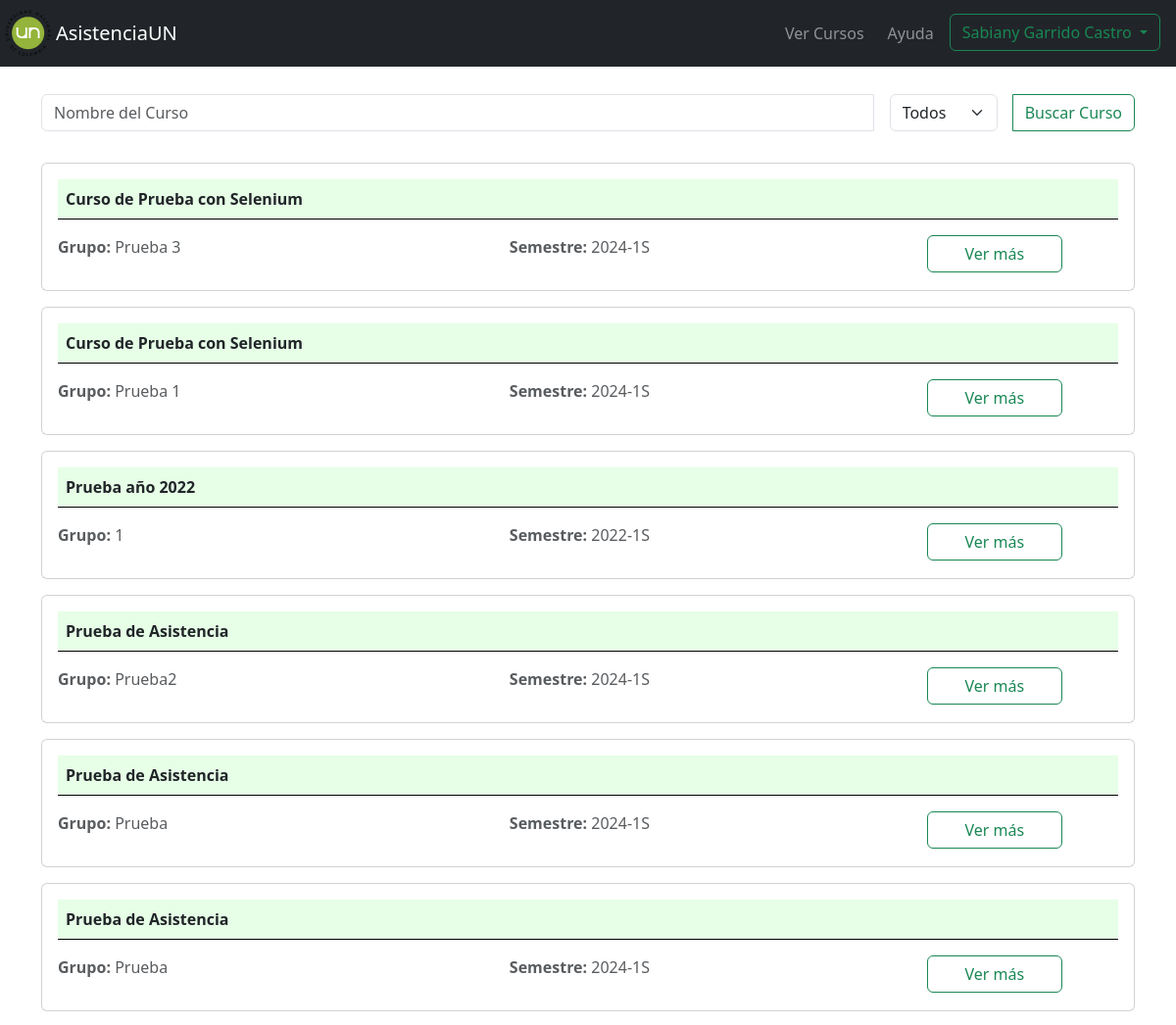
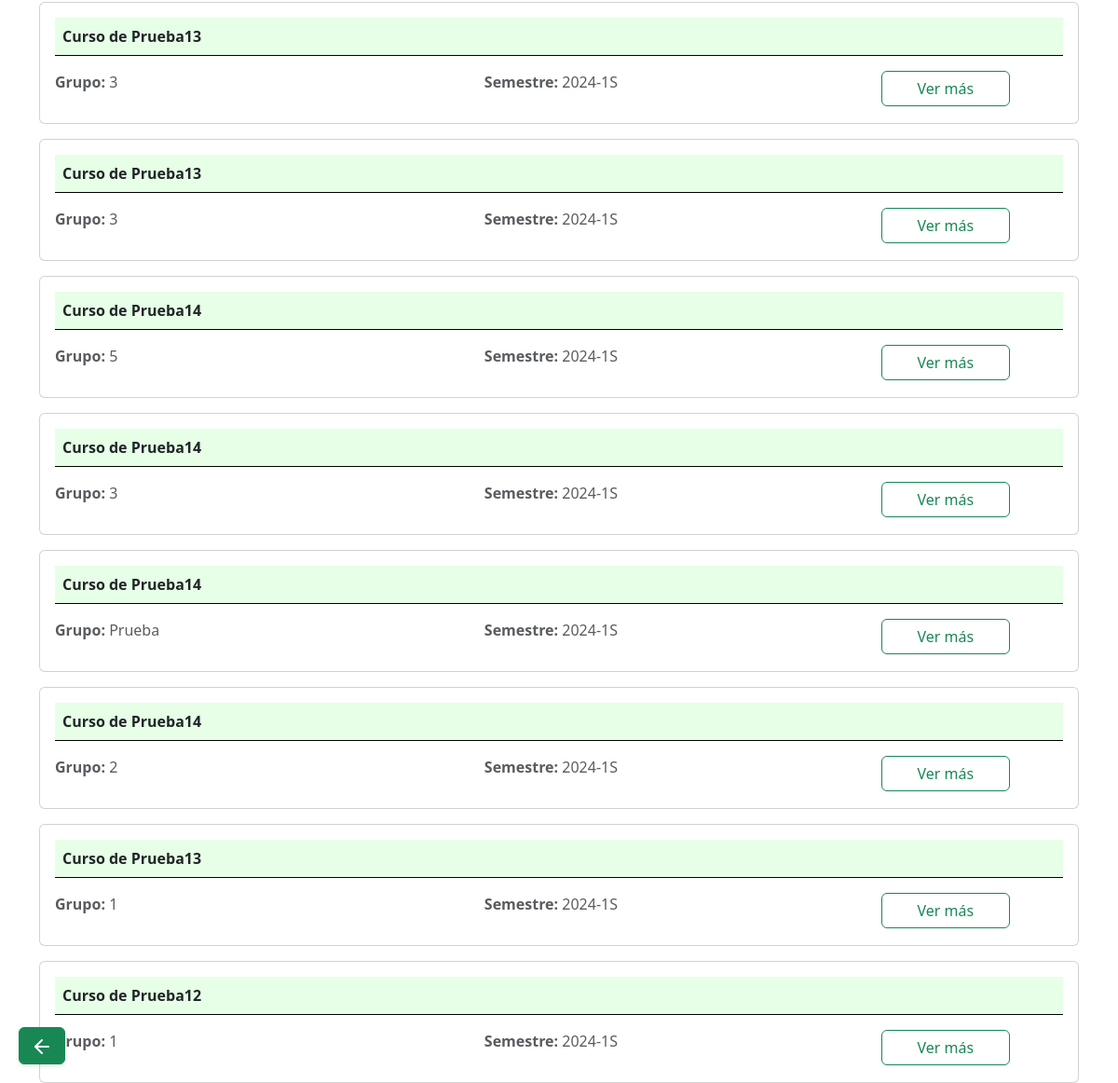
Page /listar_grupos_estudiantes/ (signed in) on the committed database (2 pictures, top to bottom).
### myapp/models.py (models this page shows)
class Estudiantes(models.Model):
    user = models.OneToOneField(User, on_delete=models.CASCADE,null=True)
    documento_estudiante = models.CharField(max_length=20, null=False)
    nombres_estudiante = models.CharField(max_length=100, null=False)
    apellidos_estudiante = models.CharField(max_length=100, null=False)
    plan_estudio = models.ForeignKey(PlanesEstudio, on_delete=models.CASCADE, null=True)

class Grupos(models.Model):
    id_grupo = models.AutoField(primary_key=True)
    nombre_grupo = models.CharField(max_length=50, null=False)
    curso_grupo = models.ForeignKey(Cursos, on_delete=models.CASCADE)
    estudiantes_grupo = models.ManyToManyField(Estudiantes, through='Inscripcion')

class Cursos(models.Model):
    id_curso = models.AutoField(primary_key=True)
    nombre_curso = models.CharField(max_length=100, null=False)
    anio_curso = models.IntegerField(null=False)
    semestre_curso = models.CharField(max_length=2, null=False, choices=[('1S', '1S'), ('2S', '2S')])
    fecha_creacion_curso = models.DateTimeField(auto_now_add=True)
    profesor_curso = models.ForeignKey(Profesores, on_delete=models.CASCADE)

### myapp/views.py (the view, shortened to what this page needs)
# urls.py: path('listar_grupos_estudiantes/', views.listar_grupos_estudiantes, name='listar_grupos_estudiantes'),
@login_required
def listar_grupos_estudiantes(request):
    if  'estudiante_id' in request.session:
        estudiante = Estudiantes.objects.get(id=request.session['estudiante_id'])
        grupos = Grupos.objects.filter(estudiantes_grupo=estudiante).order_by('-id_grupo')
        semestres = Grupos.objects.filter(estudiantes_grupo=estudiante).values('curso_grupo__anio_curso', 'curso_grupo__semestre_curso').distinct().order_by('-curso_grupo__anio_curso', '-curso_grupo__semestre_curso')
        for i in grupos:
            if f'info_{i.id_grupo}' in request.POST:
                try:
                    return redirect('registrar_asistencia',  grupo=i.id_grupo)
                except Exception as e:
                    print(e)
                    return render(request, 'estudiantes/cursos_estudiante.html', {'grupos': grupos, 'estudiante': estudiante, 'semestres': semestres})
        return render(request, 'estudiantes/cursos_estudiante.html', {'grupos': grupos, 'estudiante': estudiante, 'semestres': semestres})
    else:
        return redirect('index')

### myapp/templates/estudiantes/cursos_estudiante.html (shortened to what this page needs)
{% extends "estudiantes/format.html" %}
{% block content %}
<div class="container mt-5 pt-5">
    <form method="POST">
        <div class="input-group mb-3">
            <input type="text" class="form-control" placeholder="Nombre del Curso" aria-label="Search"
                aria-describedby="search-button" name="nombre_curso">
            <div class="btn-group mr-2 ml-2" role="group">
                <select class="form-select mr-2 ml-2" aria-label="Default select example" name="semestre">
                    <option selected disabled value="">Todos</option>
                </select>
            </div>
            <div class="input-group-append">
                <button class="btn btn-outline-success" type="submit" name="buscar_curso" id="search-button">Buscar
                    Curso</button>
            </div>
        </div>
    </form>
    <div class="row">
        {% if grupos %}
        {% for grupo in grupos %}
        <div class="col-12">
            <form method="POST">
                <div class="card mt-3">
                    <div class="card-body">
                        <div class="row">
                            <div class="col-12">
                                <p style="border-bottom: 1px solid black;" class="header-cursos-estudiante p-2"><strong>
                                        {{grupo.curso_grupo.nombre_curso}}</strong></p>
                            </div>
                            <div class="col-5">
                                <p class="text-muted"><strong>Grupo:</strong> {{grupo.nombre_grupo}} </p>
                            </div>
                            <div class="col-4">
                                <p class="text-muted"><strong>Semestre:</strong>
                                    {{grupo.curso_grupo.anio_curso}}-{{grupo.curso_grupo.semestre_curso}}</p>
                            </div>
                            <div class="col-md-3">
                                <div class="d-grid gap-2 col-8 mx-auto">
                                    <button type="submit" class="btn btn-outline-success"
                                        name="info_{{ grupo.id_grupo }}">Ver más</button>
                                </div>
                            </div>
                        </div>
                    </div>
                </div>
            </form>
        </div>
        {% endfor %}
        {% endif %}
    </div>
</div>
{% endblock %}

### myapp/templates/estudiantes/format.html (shortened to what this page needs)
{% load static %}
<!DOCTYPE html>
<html lang="en">
<head>
    <link rel="stylesheet" href="https://stackpath.bootstrapcdn.com/bootstrap/4.5.2/css/bootstrap.min.css">
    <link href="https://cdn.jsdelivr.net/npm/bootstrap@5.3.3/dist/css/bootstrap.min.css" rel="stylesheet">
    <link href="https://getbootstrap.com/docs/5.3/assets/css/docs.css" rel="stylesheet">
    <link rel="stylesheet" href="{% static 'css/formato.css'%}">
    <link href="https://cdn.jsdelivr.net/npm/bootstrap-icons@1.7.1/font/bootstrap-icons.css" rel="stylesheet">
</head>
<body>
    <nav class="navbar navbar-expand-lg navbar-dark bg-dark fixed-top">
        <img src="{% static 'img/logounal.png'%}" alt="Logo UNAL">
        <a class="navbar-brand" href="{% url 'listar_grupos_estudiantes' %}">AsistenciaUN</a>
        <div class="collapse navbar-collapse" id="navbarNav">
            <ul class="navbar-nav ml-auto">
                <li class="nav-item ml-2">
                    <a class="nav-link" href="{% url 'listar_grupos_estudiantes' %}">Ver Cursos</a>
                </li>
                <li class="nav-item ml-2">
                    <a class="nav-link" href="#">Ayuda</a>
                </li>
                <li class="nav-item pl-2 pr-3">
                    <div class="btn-group" style="display: block;"   role="group">
                        {% if estudiante %}
                        <button type="button" class="btn btn-outline-success dropdown-toggle" data-bs-toggle="dropdown"
                            data-bs-display="static" aria-expanded="false">
                            {{estudiante.nombres_estudiante}} {{estudiante.apellidos_estudiante}}
                        </button>
                        {% endif %}
                    </div>
                </li>
            </ul>
        </div>
    </nav>
    {% block content %}
    {% endblock %}
    <div style="position: fixed; bottom: 20px; left: 20px;">
        <button class="btn btn-success" style="box-shadow: 0 2px 4px rgba(0, 0, 0, 0.1);" onclick="location.href='{{ request.META.HTTP_REFERER }}'">
            <svg xmlns="http://www.w3.org/2000/svg" width="24" height="24" viewBox="0 0 24 24" fill="none" stroke="currentColor" stroke-width="2" stroke-linecap="round" stroke-linejoin="round" class="feather feather-arrow-left">
                <line x1="19" y1="12" x2="5" y2="12"></line>
                <polyline points="12 19 5 12 12 5"></polyline>
            </svg>
        </button>
    </div>
</body>
</html>

### myapp/static/css/formato.css (style rules this page uses)
.header-cursos-estudiante { background-color: rgb(230, 255, 230); }

### rows in the picture
Estudiantes: nombres_estudiante "Sabiany", apellidos_estudiante "Garrido Castro"
Grupos: curso_grupo.nombre_curso "Curso de Prueba con Selenium", nombre_grupo "Prueba 3", curso_grupo.anio_curso "2024", curso_grupo.semestre_curso "1S"
Grupos: curso_grupo.nombre_curso "Curso de Prueba con Selenium", nombre_grupo "Prueba 1", curso_grupo.anio_curso "2024", curso_grupo.semestre_curso "1S"
Grupos: curso_grupo.nombre_curso "Prueba año 2022", nombre_grupo "1", curso_grupo.anio_curso "2022", curso_grupo.semestre_curso "1S"
Grupos: curso_grupo.nombre_curso "Prueba de Asistencia", nombre_grupo "Prueba2", curso_grupo.anio_curso "2024", curso_grupo.semestre_curso "1S"
Grupos: curso_grupo.nombre_curso "Prueba de Asistencia", nombre_grupo "Prueba", curso_grupo.anio_curso "2024", curso_grupo.semestre_curso "1S"
Grupos: curso_grupo.nombre_curso "Prueba de Asistencia", nombre_grupo "Prueba", curso_grupo.anio_curso "2024", curso_grupo.semestre_curso "1S"
Grupos: curso_grupo.nombre_curso "Curso de Prueba13", nombre_grupo "3", curso_grupo.anio_curso "2024", curso_grupo.semestre_curso "1S"
Grupos: curso_grupo.nombre_curso "Curso de Prueba13", nombre_grupo "3", curso_grupo.anio_curso "2024", curso_grupo.semestre_curso "1S"
Grupos: curso_grupo.nombre_curso "Curso de Prueba14", nombre_grupo "5", curso_grupo.anio_curso "2024", curso_grupo.semestre_curso "1S"
Grupos: curso_grupo.nombre_curso "Curso de Prueba14", nombre_grupo "3", curso_grupo.anio_curso "2024", curso_grupo.semestre_curso "1S"
Grupos: curso_grupo.nombre_curso "Curso de Prueba14", nombre_grupo "Prueba", curso_grupo.anio_curso "2024", curso_grupo.semestre_curso "1S"
Grupos: curso_grupo.nombre_curso "Curso de Prueba14", nombre_grupo "2", curso_grupo.anio_curso "2024", curso_grupo.semestre_curso "1S"
Grupos: curso_grupo.nombre_curso "Curso de Prueba13", nombre_grupo "1", curso_grupo.anio_curso "2024", curso_grupo.semestre_curso "1S"
Grupos: curso_grupo.nombre_curso "Curso de Prueba12", nombre_grupo "1", curso_grupo.anio_curso "2024", curso_grupo.semestre_curso "1S"
